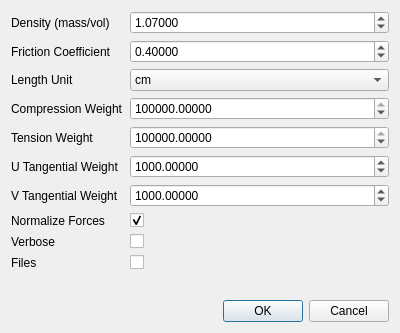
<?xml version="1.0" encoding="UTF-8"?>
<ui version="4.0">
 <class>EquilibriumAnalysisParametersDialog</class>
 <widget class="QDialog" name="EquilibriumAnalysisParametersDialog">
  <property name="windowModality">
   <enum>Qt::ApplicationModal</enum>
  </property>
  <property name="geometry">
   <rect>
    <x>0</x>
    <y>0</y>
    <width>400</width>
    <height>333</height>
   </rect>
  </property>
  <property name="minimumSize">
   <size>
    <width>400</width>
    <height>333</height>
   </size>
  </property>
  <property name="windowTitle">
   <string>Equilibrium Analysis Parameters</string>
  </property>
  <property name="modal">
   <bool>true</bool>
  </property>
  <layout class="QGridLayout" name="gridLayout">
   <item row="0" column="0">
    <layout class="QFormLayout" name="formLayout">
     <item row="0" column="0">
      <widget class="QLabel" name="densityLabel">
       <property name="text">
        <string>Density (mass/vol)</string>
       </property>
      </widget>
     </item>
     <item row="0" column="1">
      <widget class="QDoubleSpinBox" name="densityDoubleSpinBox">
       <property name="decimals">
        <number>5</number>
       </property>
       <property name="maximum">
        <double>1000.000000000000000</double>
       </property>
       <property name="singleStep">
        <double>0.010000000000000</double>
       </property>
       <property name="value">
        <double>1.070000000000000</double>
       </property>
      </widget>
     </item>
     <item row="1" column="0">
      <widget class="QLabel" name="frictionCoefficientLabel">
       <property name="text">
        <string>Friction Coefficient</string>
       </property>
      </widget>
     </item>
     <item row="1" column="1">
      <widget class="QDoubleSpinBox" name="frictionCoefficientDoubleSpinBox">
       <property name="decimals">
        <number>5</number>
       </property>
       <property name="maximum">
        <double>1000.000000000000000</double>
       </property>
       <property name="singleStep">
        <double>0.010000000000000</double>
       </property>
       <property name="value">
        <double>0.400000000000000</double>
       </property>
      </widget>
     </item>
     <item row="2" column="0">
      <widget class="QLabel" name="lengthUnitLabel">
       <property name="text">
        <string>Length Unit</string>
       </property>
      </widget>
     </item>
     <item row="2" column="1">
      <widget class="QComboBox" name="lengthUnitComboBox">
       <item>
        <property name="text">
         <string>cm</string>
        </property>
       </item>
       <item>
        <property name="text">
         <string>m</string>
        </property>
       </item>
      </widget>
     </item>
     <item row="3" column="0">
      <widget class="QLabel" name="compressionWeightLabel">
       <property name="text">
        <string>Compression Weight</string>
       </property>
      </widget>
     </item>
     <item row="3" column="1">
      <widget class="QDoubleSpinBox" name="compressionWeightDoubleSpinBox">
       <property name="decimals">
        <number>5</number>
       </property>
       <property name="maximum">
        <double>100000.000000000000000</double>
       </property>
       <property name="singleStep">
        <double>0.010000000000000</double>
       </property>
       <property name="value">
        <double>100000.000000000000000</double>
       </property>
      </widget>
     </item>
     <item row="4" column="0">
      <widget class="QLabel" name="tensionWeightLabel">
       <property name="text">
        <string>Tension Weight</string>
       </property>
      </widget>
     </item>
     <item row="4" column="1">
      <widget class="QDoubleSpinBox" name="tensionWeightDoubleSpinBox">
       <property name="decimals">
        <number>5</number>
       </property>
       <property name="maximum">
        <double>100000.000000000000000</double>
       </property>
       <property name="singleStep">
        <double>0.010000000000000</double>
       </property>
       <property name="value">
        <double>100000.000000000000000</double>
       </property>
      </widget>
     </item>
     <item row="5" column="0">
      <widget class="QLabel" name="uTangentialWeightLabel">
       <property name="text">
        <string>U Tangential Weight</string>
       </property>
      </widget>
     </item>
     <item row="5" column="1">
      <widget class="QDoubleSpinBox" name="uTangentialWeightDoubleSpinBox">
       <property name="decimals">
        <number>5</number>
       </property>
       <property name="maximum">
        <double>100000.000000000000000</double>
       </property>
       <property name="singleStep">
        <double>0.010000000000000</double>
       </property>
       <property name="value">
        <double>1000.000000000000000</double>
       </property>
      </widget>
     </item>
     <item row="6" column="0">
      <widget class="QLabel" name="vTangentialWeightLabel">
       <property name="text">
        <string>V Tangential Weight</string>
       </property>
      </widget>
     </item>
     <item row="6" column="1">
      <widget class="QDoubleSpinBox" name="vTangentialWeightDoubleSpinBox">
       <property name="decimals">
        <number>5</number>
       </property>
       <property name="maximum">
        <double>100000.000000000000000</double>
       </property>
       <property name="singleStep">
        <double>0.010000000000000</double>
       </property>
       <property name="value">
        <double>1000.000000000000000</double>
       </property>
      </widget>
     </item>
     <item row="7" column="0">
      <widget class="QLabel" name="normalizeForcesLabel">
       <property name="text">
        <string>Normalize Forces</string>
       </property>
      </widget>
     </item>
     <item row="7" column="1">
      <widget class="QCheckBox" name="normalizeForcesCheckBox">
       <property name="checked">
        <bool>true</bool>
       </property>
      </widget>
     </item>
     <item row="8" column="0">
      <widget class="QLabel" name="verboseLabel">
       <property name="text">
        <string>Verbose</string>
       </property>
      </widget>
     </item>
     <item row="8" column="1">
      <widget class="QCheckBox" name="verboseCheckBox"/>
     </item>
     <item row="9" column="0">
      <widget class="QLabel" name="filesLabel">
       <property name="text">
        <string>Files</string>
       </property>
      </widget>
     </item>
     <item row="9" column="1">
      <widget class="QCheckBox" name="filesCheckBox"/>
     </item>
    </layout>
   </item>
   <item row="1" column="0">
    <widget class="QDialogButtonBox" name="buttonBox">
     <property name="orientation">
      <enum>Qt::Horizontal</enum>
     </property>
     <property name="standardButtons">
      <set>QDialogButtonBox::Cancel|QDialogButtonBox::Ok</set>
     </property>
    </widget>
   </item>
  </layout>
 </widget>
 <resources/>
 <connections>
  <connection>
   <sender>buttonBox</sender>
   <signal>accepted()</signal>
   <receiver>EquilibriumAnalysisParametersDialog</receiver>
   <slot>accept()</slot>
   <hints>
    <hint type="sourcelabel">
     <x>248</x>
     <y>254</y>
    </hint>
    <hint type="destinationlabel">
     <x>157</x>
     <y>274</y>
    </hint>
   </hints>
  </connection>
  <connection>
   <sender>buttonBox</sender>
   <signal>rejected()</signal>
   <receiver>EquilibriumAnalysisParametersDialog</receiver>
   <slot>reject()</slot>
   <hints>
    <hint type="sourcelabel">
     <x>316</x>
     <y>260</y>
    </hint>
    <hint type="destinationlabel">
     <x>286</x>
     <y>274</y>
    </hint>
   </hints>
  </connection>
 </connections>
</ui>
